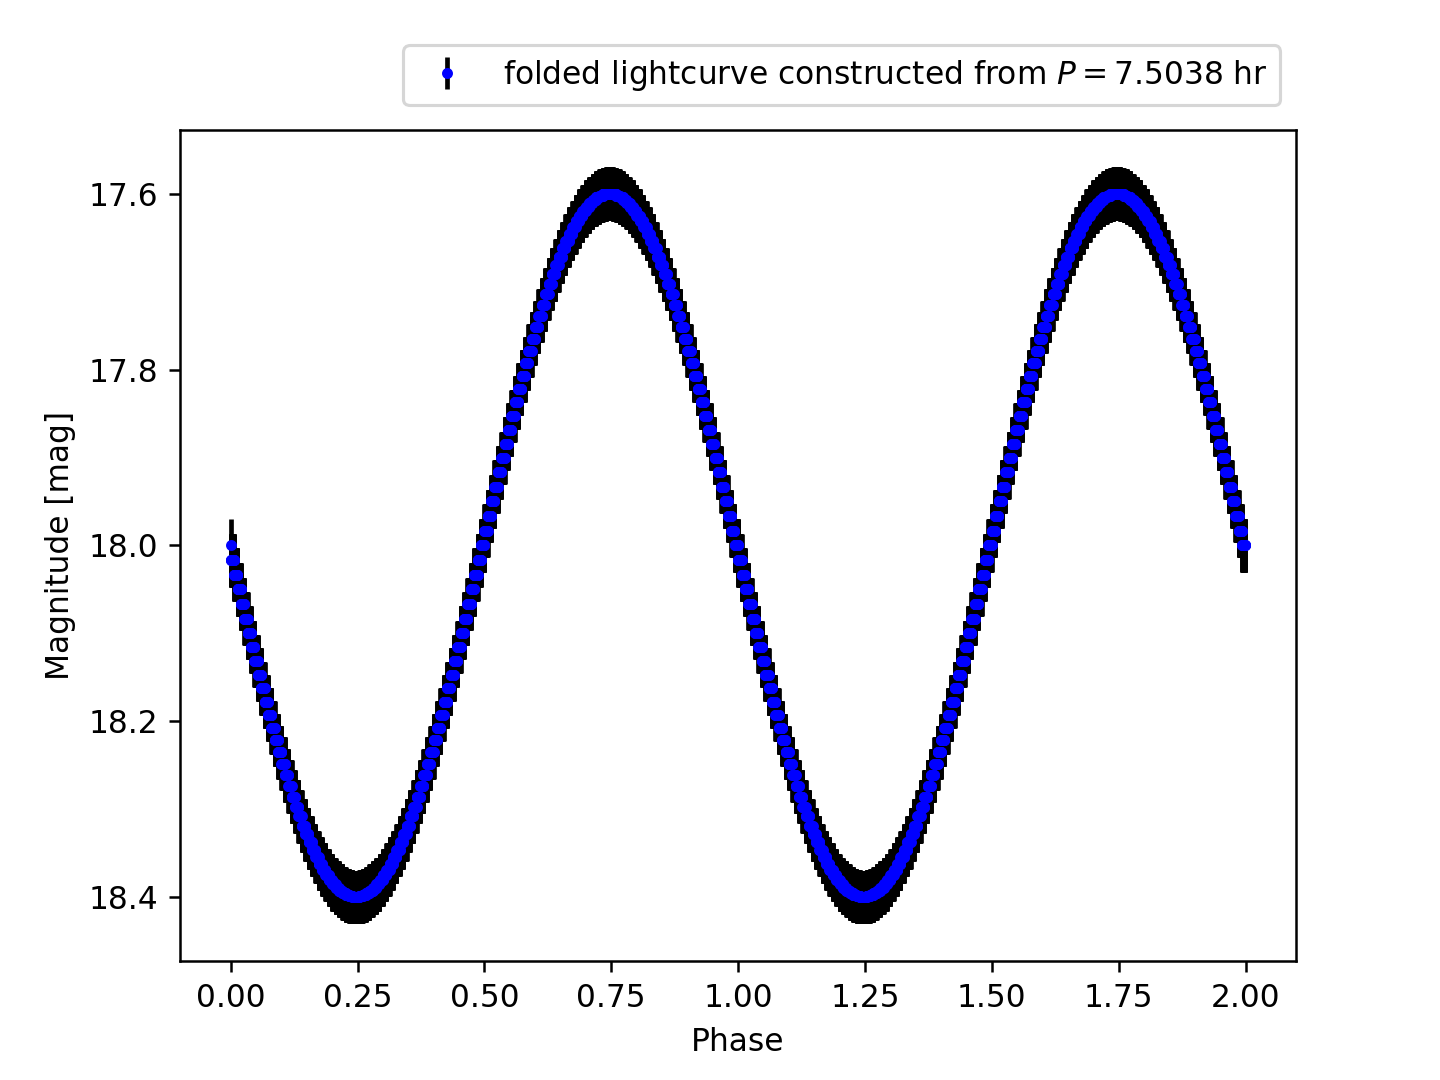

Here is the Python script that generated this plot:
#!/usr/pkg/bin/python3.9

#
# Time-stamp: <2022/12/04 15:55:41 (CST) daisuke>
#

# importing argparse module
import argparse

# importing numpy module
import numpy

# importing matplotlib module
import matplotlib.figure
import matplotlib.backends.backend_agg

#
# command-line argument analysis
#

# constructing parser object
parser = argparse.ArgumentParser (description='making folded lightcurve')

# adding arguments
parser.add_argument ('-i', type=str, default="in.data", \
                     help='input data file name')
parser.add_argument ('-o', type=str, default="out.png", \
                     help='output figure file name')
parser.add_argument ('-p', type=float, default=1.0, \
                     help='trial period in hr')

# parsing arguments
args = parser.parse_args ()

#
# input parameters
#

# data file name
file_data = args.i

# output file name
file_fig = args.o

# trial period (day)
p_trial = args.p / 24.0

#
# reading data from file
#

# empty numpy arrays for storing data
data_mjd   = numpy.array ([])
data_mag   = numpy.array ([])
data_err   = numpy.array ([])
data_phase = numpy.array ([])

# opening file
with open (file_data, 'r') as fh:
    # reading file line-by-line
    for line in fh:
        # skipping line if the line starts with '#'
        if (line[0] == '#'):
            continue
        # removing line feed at the end of line
        line = line.strip ()
        # splitting data
        (datetime_str, mjd_str, mag_str, err_str) = line.split ()
        # conversion from string into float
        mjd = float (mjd_str)
        mag = float (mag_str)
        err = float (err_str)
        # appending the data at the end of numpy arrays
        data_mjd   = numpy.append (data_mjd, mjd)
        data_mag   = numpy.append (data_mag, mag)
        data_err   = numpy.append (data_err, err)

        # calculation of phase using trial period
        phase = (mjd - data_mjd[0]) / p_trial
        phase -= int (phase)
        data_phase = numpy.append (data_phase, phase)

#
# making a plot
#
        
# making objects "fig", "canvas", and "ax"
fig    = matplotlib.figure.Figure ()
canvas = matplotlib.backends.backend_agg.FigureCanvasAgg (fig)
ax     = fig.add_subplot (111)

# labels
ax.set_xlabel ('Phase')
ax.set_ylabel ('Magnitude [mag]')

# axes
ax.invert_yaxis ()

# plotting data
label = f"folded lightcurve constructed from $P = {p_trial * 24.0:6.4f}$ hr"
ax.errorbar (data_phase, data_mag, yerr=data_err, \
             linestyle='None', marker='.', markersize=5, color='blue', \
             ecolor='black', capsize=0, label=label)
ax.errorbar (data_phase + 1.0, data_mag, yerr=data_err, \
             linestyle='None', marker='.', markersize=5, color='blue', \
             ecolor='black', capsize=0)
ax.legend (bbox_to_anchor=(1.0, 1.12), loc='upper right')

# saving the plot into a file
fig.savefig (file_fig, dpi=225)
